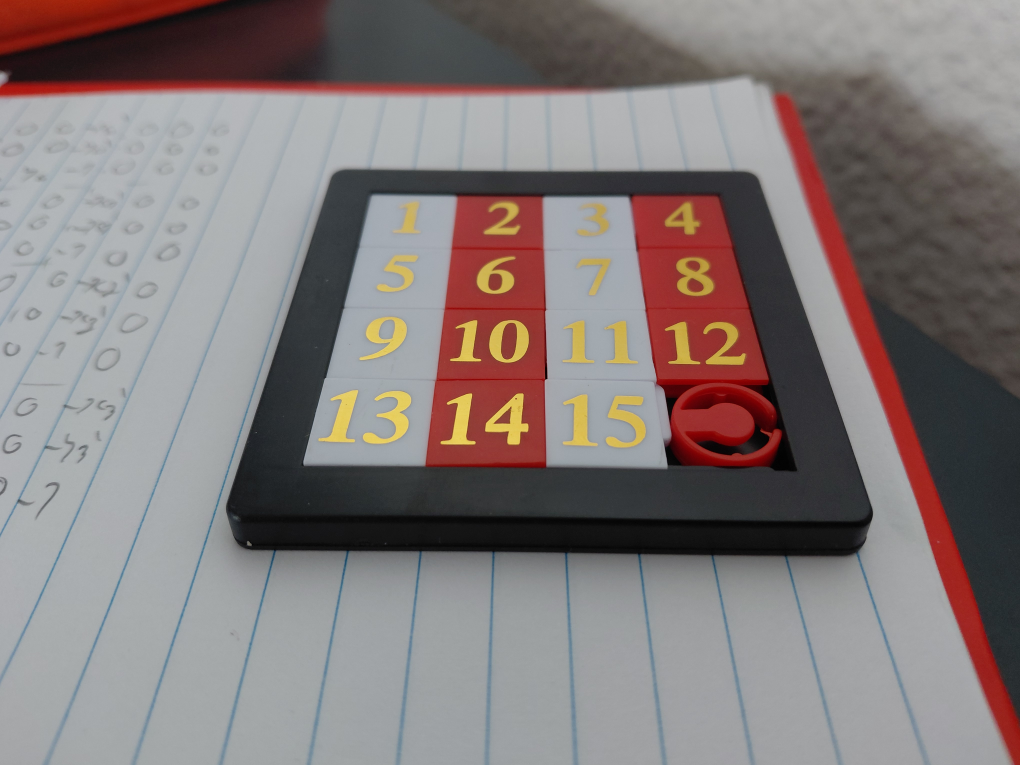
#> input picture WithoutCNN/perspective.jpg, 4080 x 3060 px (shown at 1/4 size); its folder holds only this picture in this run
$ python -i warpPerspective.py   (imports and definitions only)
#> lines starting #> are read from the running program, lines starting #| are printed output that depends on the picture; after the words box and inside, x2 and y2 are one past the last pixel; in counts of white or black regions, pixels touching at a corner belong together
### WithoutCNN/process/getMasks.py
import cv2
import numpy as np


def getMasks(warpedImg):

	height = warpedImg.shape[0]
	width = warpedImg.shape[1]

	copyWarped = warpedImg.copy()

	mask_r1 = mask_r2 = mask_red = mask_white = joined_mask = np.zeros((height, width, 3), dtype=np.uint8)

	hsv = cv2.cvtColor(copyWarped, cv2.COLOR_BGR2HSV)

	mask_r1 = cv2.inRange(hsv, (0, 80, 60), (10, 255, 255))
	mask_r2 = cv2.inRange(hsv, (170, 80,60), (180, 255, 255))
	mask_red = cv2.bitwise_or(mask_r1, mask_r2)

	mask_white = cv2.inRange(hsv, (0, 0, 150), (180, 30, 255))
	joined_mask = cv2.bitwise_or(mask_red, mask_white)
	joined_mask = cv2.bitwise_not(joined_mask)

	return mask_red, mask_white, joined_mask

### WithoutCNN/process/warpPerspective.py
import cv2
import numpy as np
import matplotlib.pyplot as plt
from process.getMasks import getMasks
from globals import WARP_HEIGHT, WARP_WIDTH, OUTPUT_FOLDER


def show_rgb(image, title=""):
	plt.imshow(cv2.cvtColor(image, cv2.COLOR_BGR2RGB)) # Para converter de BGR (cv2 working thing) para RGB (matplotlib working thing)
	cv2.imwrite(f"{OUTPUT_FOLDER}/{title.replace(' ', '_')}.png", image)
	plt.title(title)

def show_imgs(imgs_dict):
	num_imgs = len(imgs_dict)
	for i, (title, img) in enumerate(imgs_dict.items()):
		plt.subplot(1, num_imgs, i + 1)
		show_rgb(img, title)

	plt.show()

def order_points(pts):

	soma = pts.sum(axis=1)		 # Obter array auxiliar [x1 + y1, x2 + y2, x3 + y3, x4 + y4]
	diff = np.diff(pts, axis=1)  # array auxiliar: [y1 - x1, y2 - x2, y3 - x3, y4 - x4]

	tl = pts[np.argmin(soma)] # A soma minima vai sempre ser Top-Left
	br = pts[np.argmax(soma)] # A soma maxima vai sempre ser Bottom-Right
	tr = pts[np.argmin(diff)] # A diferença mínima vai ser sempre Top-Right
	bl = pts[np.argmax(diff)] # A diferença máxima vai ser sempre Bottom-Left

	return np.array([tl, tr, bl, br], dtype="float32")

def get_points(original_img):

	"""
	# Mock Values para teste
	pontos_origem = np.float32([
		[1488, 787],  # top left
		[2871, 792], # top right
		[1221, 1852],  # bottom left
		[3191, 1884]  # bottom right
	])
	"""
	pontos_origem = np.zeros((4, 2), dtype="float32")

	pontos_destino = np.float32([
		[0, 0], # Top-left
		[WARP_WIDTH, 0], # Top-right
		[0, WARP_HEIGHT], # Bottom-left
		[WARP_WIDTH, WARP_HEIGHT] # Bottom-right
	])

	# Let's now try to get the real thing.
	# We go to the real thing.

	_, _, joined_mask = getMasks(original_img)
	joined_mask = cv2.bitwise_not(joined_mask)
	# joined_mask = cv2.erode(joined_mask, np.ones((5,5), np.uint8), iterations=1)
	dilated_mask = cv2.dilate(joined_mask, np.ones((5,5), np.uint8), iterations=1)


	contours, _ = cv2.findContours(dilated_mask, cv2.RETR_EXTERNAL, cv2.CHAIN_APPROX_SIMPLE)

	show_imgs({
		"Original Image": original_img,
		"Joined Mask": cv2.resize(joined_mask, (joined_mask.shape[1]//2, joined_mask.shape[0]//2)),
		"Joined Mask Dilated": cv2.resize(dilated_mask, (dilated_mask.shape[1]//2, dilated_mask.shape[0]//2)),
		"Contours": cv2.resize(cv2.drawContours(np.zeros_like(dilated_mask), contours, -1, (255,255,255), 3), (dilated_mask.shape[1]//2, dilated_mask.shape[0]//2)),
	})

	square_contour = None
	max_area = 0

	for cnt in contours:
		area = cv2.contourArea(cnt)

		if area < 50000:  # ignore noise
			continue

		peri = cv2.arcLength(cnt, True) # Obter perimetro da area, True para para pegar só se for curva fechada
		approx = cv2.approxPolyDP(cnt, 0.02 * peri, True) # Obter o numero de pontos, parametro do meio = This is the maximum distance between the original curve and its approximation
		# Ou seja, distância de "folga". True for closed curve as usual

		if len(approx) == 4 and area > max_area: # Se é quadrado AND é a maior àrea encontrada até agora atualiza
			square_contour = approx
			max_area = area

	# Obter os cantos do quadrado
	pontos_origem = square_contour.reshape(4, 2)

	# Ordenar os pontos
	pontos_origem = order_points(pontos_origem)

	print("pontos de origem\n", pontos_origem)
	return pontos_origem, pontos_destino

def put_points_in_image(image, points):

	img_with_points = image.copy()

	for point in points:
		cv2.circle(img_with_points, (int(point[0]), int(point[1])), 50, (0, 255, 0), -1)

	return img_with_points

def warpPerspective(original_img):

	new_img = np.zeros((WARP_WIDTH, WARP_HEIGHT, 3), dtype='uint8')

	# Obter warping points
	pontos_origem, pontos_destino = get_points(original_img)

	img_with_points = put_points_in_image(original_img, pontos_origem)

	# Obter a matriz de transformacao
	Transformation_Matriz = cv2.getPerspectiveTransform(pontos_origem, pontos_destino)

	# Aplicar a transformacao de perspectiva na imagem original
	new_img = cv2.warpPerspective(original_img, Transformation_Matriz, (700, 700))


	return new_img, img_with_points

>>> import cv2
>>> picture = cv2.imread('../perspective.jpg')
#> picture is the input picture: shape (3060, 4080, 3); mean B, G, R 121.9, 122.4, 131.6
>>> result = warpPerspective(picture)
#> in getMasks, `hsv = cv2.cvtColor(copyWarped, cv2.COLOR_BGR2HSV)`: hsv: shape (3060, 4080, 3); mean H, S, V 81.5, 37.6, 136.3
#> in getMasks, `mask_r1 = cv2.inRange(hsv, (0, 80, 60), (10, 255, 255))`:
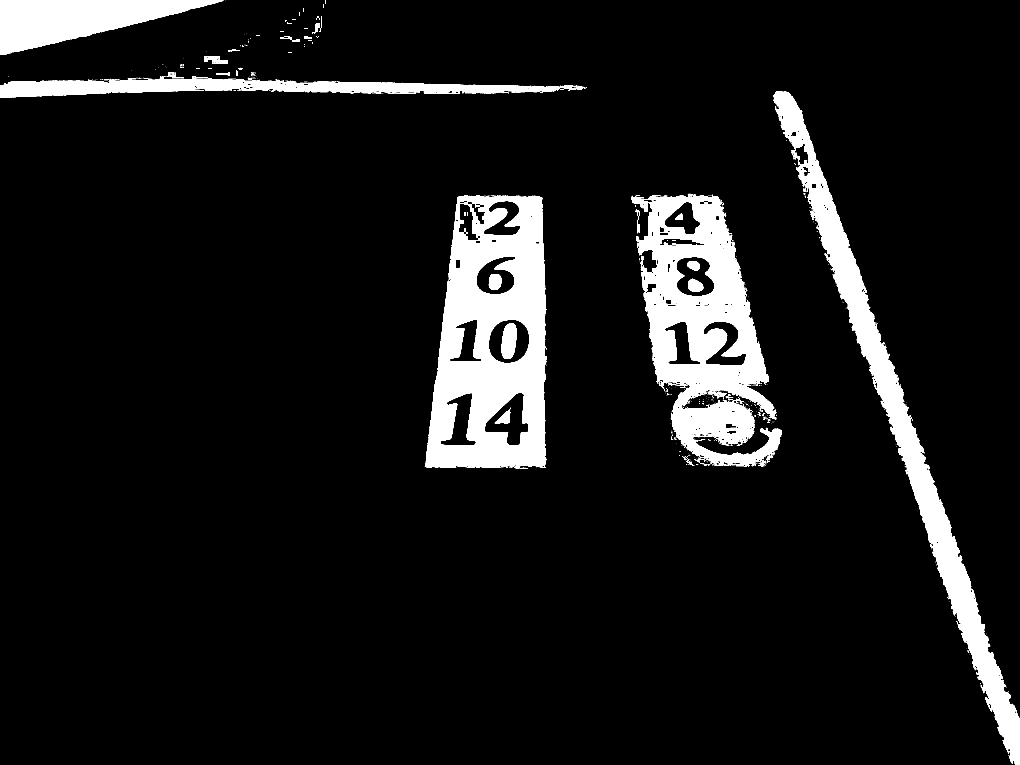
#> mask_r1: shape (3060, 4080) (shown at 1/4 size); 8.8% white; 1531 white regions (1426 under 20 px), largest, box (x1, y1, x2, y2) and area: (1699, 782, 2186, 1874) 341667, (2524, 781, 3128, 1865) 297887, (3093, 366, 4080, 3060) 238206
#> in getMasks, `mask_r2 = cv2.inRange(hsv, (170, 80,60), (180, 255, 255))`:
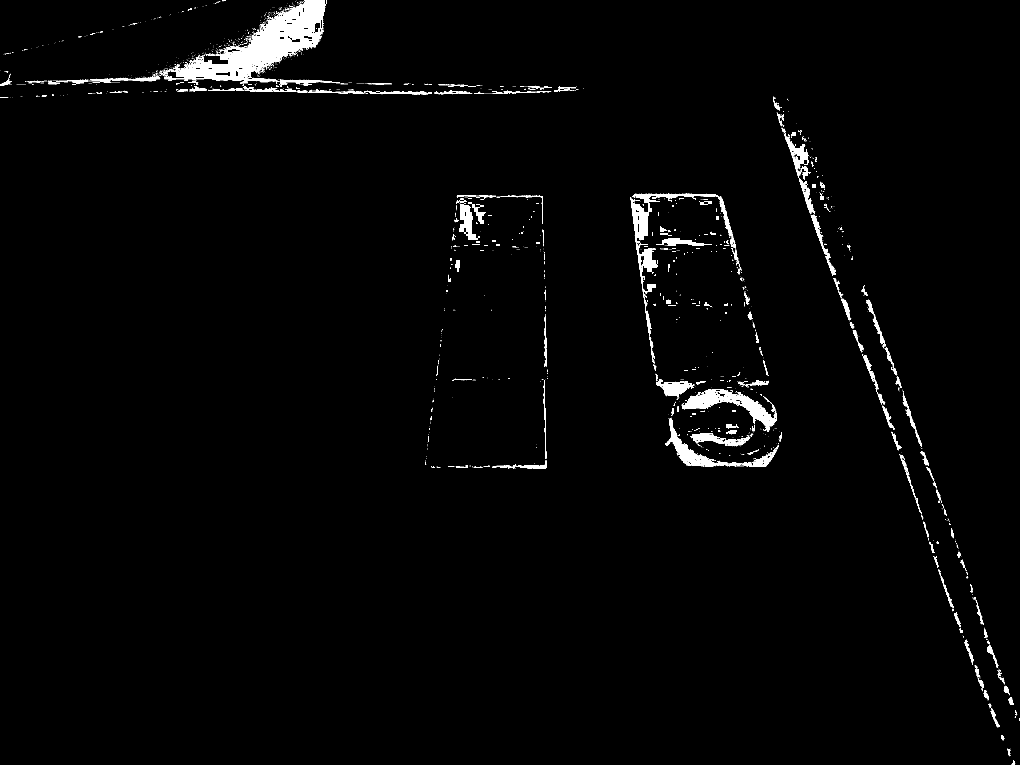
#> mask_r2: shape (3060, 4080) (shown at 1/4 size); 1.6% white; 3341 white regions (2960 under 20 px), largest, box (x1, y1, x2, y2) and area: (656, 0, 1304, 327) 60595, (2522, 773, 2943, 1340) 19632, (2727, 1558, 3107, 1727) 16461
#> in getMasks, `mask_red = cv2.bitwise_or(mask_r1, mask_r2)`: mask_red: shape (3060, 4080); 10.4% white; 882 white regions (845 under 20 px), largest, box (x1, y1, x2, y2) and area: (2522, 773, 3128, 1868) 375281, (1699, 780, 2188, 1875) 357842, (3092, 366, 4080, 3060) 274884
#> in getMasks, `mask_white = cv2.inRange(hsv, (0, 0, 150), (180, 30, 255))`:
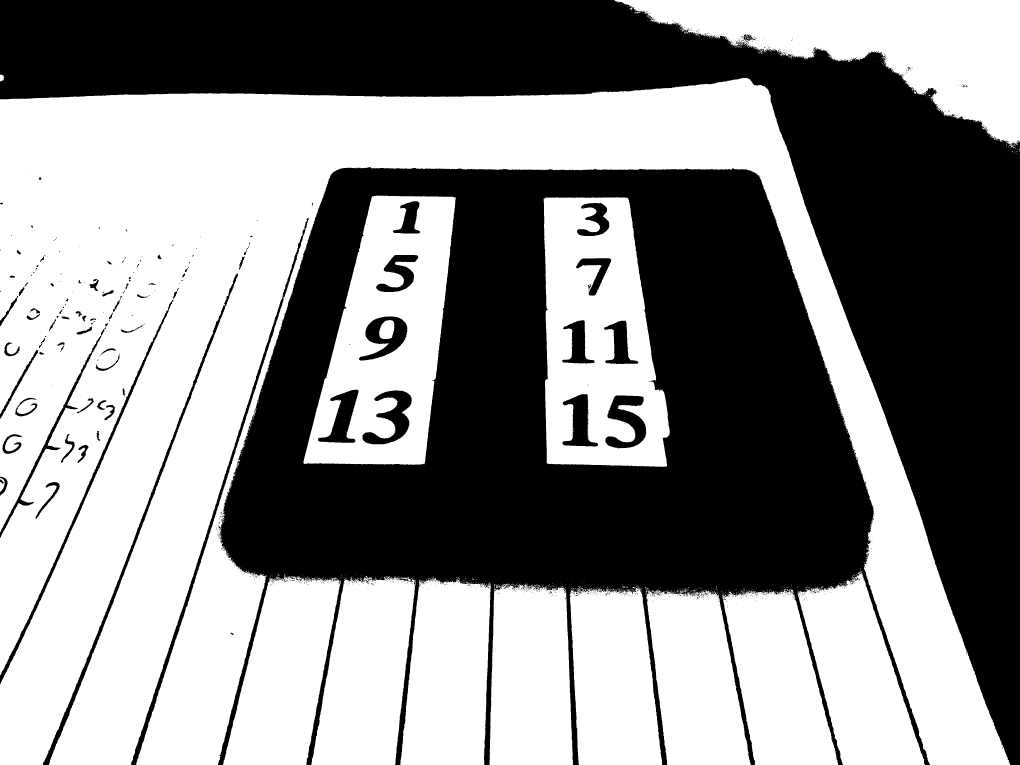
#> mask_white: shape (3060, 4080) (shown at 1/4 size); 54.1% white; 1833 black regions (1718 under 20 px), largest, box (x1, y1, x2, y2) and area: (872, 668, 3720, 3060) 2941803, (0, 0, 4080, 3060) 2532098, (524, 871, 1235, 3060) 27972
#> in getMasks, `joined_mask = cv2.bitwise_or(mask_red, mask_white)`:
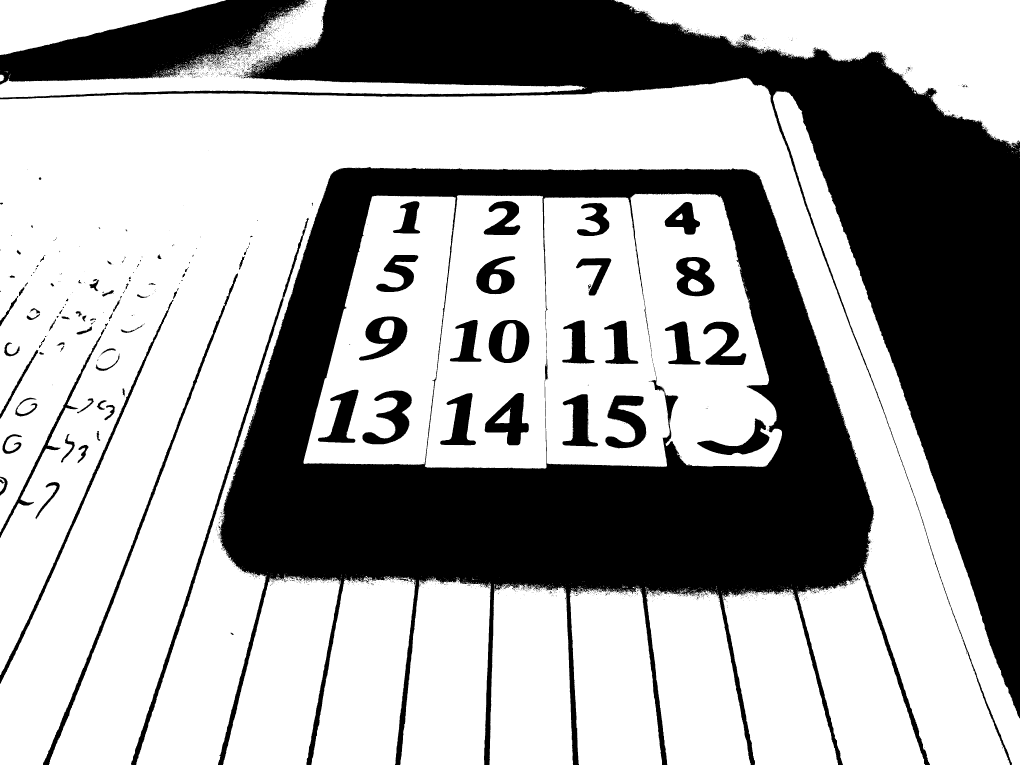
#> joined_mask: shape (3060, 4080) (shown at 1/4 size); 64.6% white; 3235 black regions (3061 under 20 px), largest, box (x1, y1, x2, y2) and area: (872, 668, 3720, 3060) 2049040, (0, 0, 4080, 3060) 1768392, (0, 0, 1233, 338) 203575
#> in get_points, `dilated_mask = cv2.dilate(joined_mask, np.ones((5,5), np.uint8), itera..`:
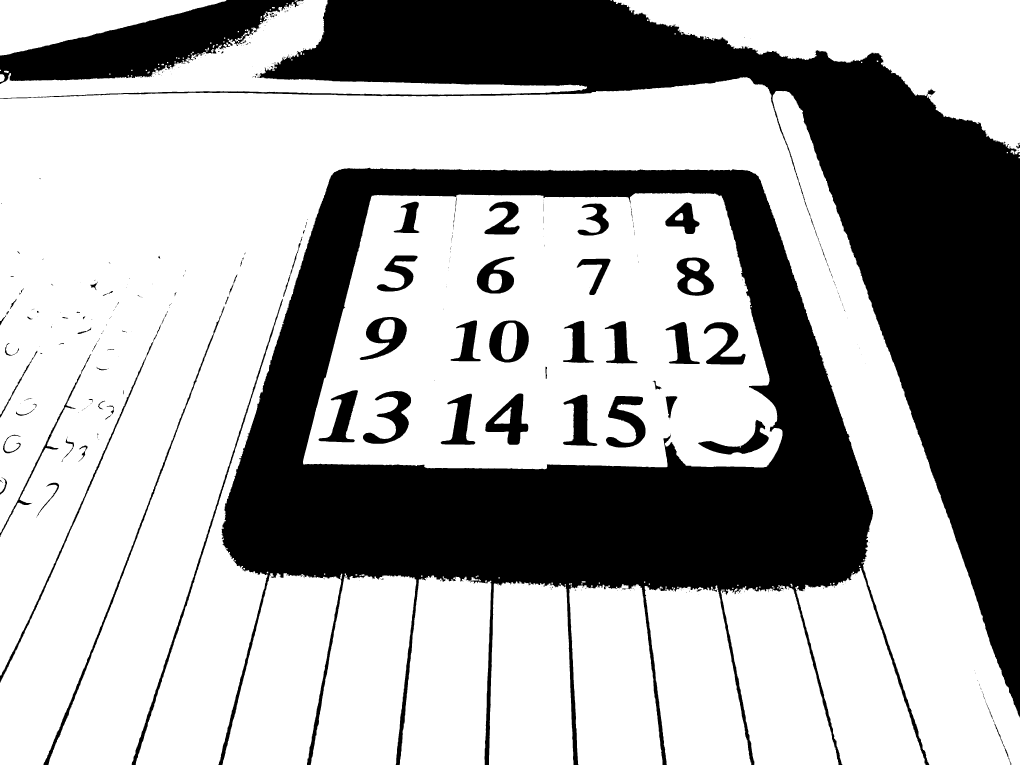
#> dilated_mask: shape (3060, 4080) (shown at 1/4 size); 66.9% white; 412 black regions (304 under 20 px)
#> in get_points, `contours, _ = cv2.findContours(dilated_mask, cv2.RETR_EXTERNAL, cv2.CH..`: contours = 150 contours, 74 with area under 20; largest, box (x1, y1, x2, y2) and area: (0, 309, 4080, 3060) 4198755, (1212, 771, 3130, 1877) 1802592, (2453, 0, 4080, 617) 426524, (890, 2293, 1365, 3060) 236314, (1243, 2301, 1665, 3060) 235634
#> in show_imgs, `num_imgs = len(imgs_dict)`: num_imgs = 4
#> the loop in show_imgs, `for i, (title, img) in enumerate(imgs_dict.items()):` made 4 passes
#> in show_imgs, `plt.show()`:
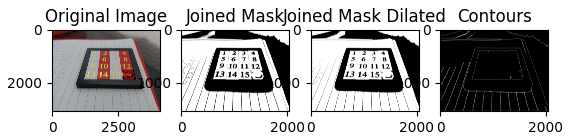
#> figure drawn by matplotlib, 4 panels
#> the loop in get_points, `for cnt in contours:` made 150 passes
#> (area, peri, square_contour, max_area) on passes 18, 25, 37, 47, 49, 58, 69: (220960, 2357.9, [[2579, 2344], [2667, 3059], [3004, 3059], [2872, 2359]], 220960), (223598.5, 2449.5, [[2553, 2338], [2277, 2356], [2314, 3059], [2649, 3059]], 223598.5), (226348, 2356.6, [[1976, 2334], [1956, 3059], [2293, 3059], [2263, 2346]], 226348), (231903.5, 2478.2, [[1712, 2304], [1599, 3059], [1938, 3059], [1964, 2323]], 231903.5), (235634, 2413.2, [[1381, 2301], [1243, 3059], [1581, 3059], [1664, 2318]], 235634), (236314.5, 2506.9, [[1362, 2317], [1081, 2293], [890, 3059], [1227, 3059]], 236314.5), (1802592.5, 6669.4, [[2885, 782], [1487, 783], [1213, 1856], [3068, 1865]], 1802592.5)
#> area on passes 4, 11, 12, 16, 19, 26: 70, 44.5, 45.5, 51, 112, 51
#> after the loop in get_points, `for cnt in contours:`: max_area = 1802592.5
#> in get_points, `pontos_origem = square_contour.reshape(4, 2)`: pontos_origem = [[2885, 782], [1487, 783], [1213, 1856], [3068, 1865]]
#> in order_points, `soma = pts.sum(axis=1)`: soma = [3667, 2270, 3069, 4933]
#> in order_points, `diff = np.diff(pts, axis=1)`: diff = [-2103, -704, 643, -1203]
#> in order_points, `tl = pts[np.argmin(soma)]`: tl = [1487, 783]
#> in order_points, `br = pts[np.argmax(soma)]`: br = [3068, 1865]
#> in order_points, `tr = pts[np.argmin(diff)]`: tr = [2885, 782]
#> in order_points, `bl = pts[np.argmax(diff)]`: bl = [1213, 1856]
#> in get_points, `pontos_origem = order_points(pontos_origem)`: pontos_origem = [[1487, 783], [2885, 782], [1213, 1856], [3068, 1865]]
#| pontos de origem
#|  [[1487.  783.]
#|  [2885.  782.]
#|  [1213. 1856.]
#|  [3068. 1865.]]
#> in warpPerspective, `pontos_origem, pontos_destino = get_points(original_img)`: pontos_destino = [[0, 0], [700, 0], [0, 700], [700, 700]]
#> the loop in put_points_in_image, `for point in points:` made 4 passes
#> in warpPerspective, `Transformation_Matriz = cv2.getPerspectiveTransform(pontos_origem, pon..`: Transformation_Matriz = [[0.67, 0.171, -1129.7], [0.000821, 1.15, -900.4], [7.17e-06, 0.000405, 1]]
#> in warpPerspective, `new_img = cv2.warpPerspective(original_img, Transformation_Matriz, (70..`:
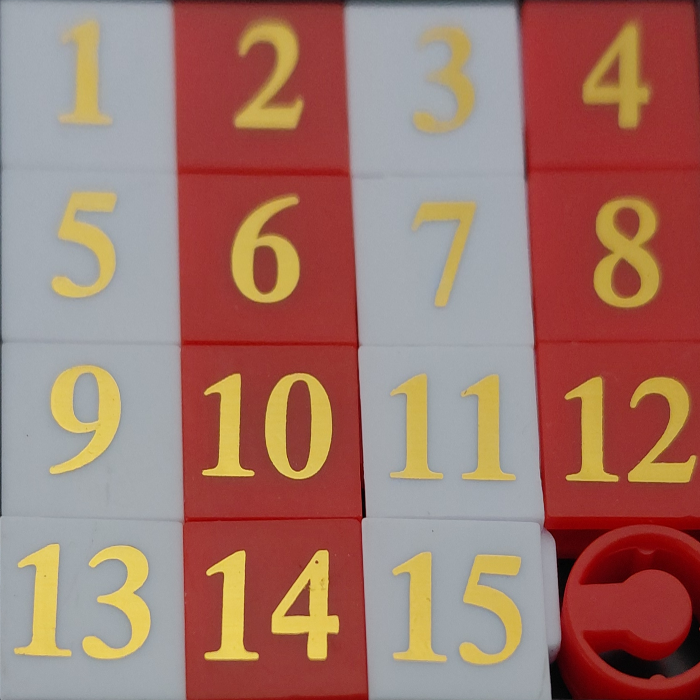
#> new_img: shape (700, 700, 3); mean B, G, R 107.7, 118.5, 161.1
